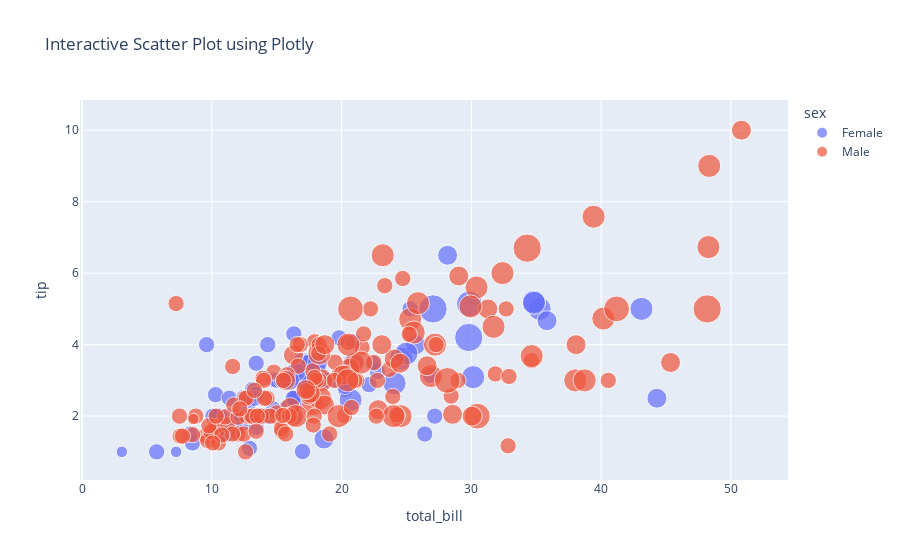

Write notebook code for a chart like this one.
### Code cell
import plotly.express as px

# Sample data
data = px.data.tips()

# Create an interactive scatter plot
fig = px.scatter(data, x="total_bill", y="tip", color="sex", size="size",
                 title="Interactive Scatter Plot using Plotly")
fig.show()

### Figure 1 — Plotly figure (JSON) as saved in the notebook; plotly's stock layout.template omitted (floating-point values rounded to 4 significant figures; data arrays with more than 128 entries replaced by an {"elided": "..."} marker saying what was removed)
{"data": [{"hovertemplate": "sex=Female<br>total_bill=%{x}<br>tip=%{y}<br>size=%{marker.size}<extra></extra>", "legendgroup": "Female", "marker": {"color": "#636efa", "size": [2, 4, 4, 2, 3, 3, 2, 2, 2, 2, 4, 3, 2, 4, 2, 2, 1, 3, 2, 2, 2, 1, 4, 2, 2, 2, 2, 2, 3, 2, 2, 2, 1, 3, 2, 2, 2, 4, 2, 2, 6, 2, 2, 2, 2, 2, 2, 2, 2, 2, 2, 2, 6, 2, 2, 3, 2, 5, 4, 2, 3, 2, 2, 2, 2, 3, 3, 2, 4, 2, 2, 2, 2, 3, 2, 2, 3, 2, 4, 2, 3, 2, 2, 2, 3, 2, 2], "sizemode": "area", "sizeref": 0.015, "symbol": "circle"}, "mode": "markers", "name": "Female", "orientation": "v", "showlegend": true, "type": "scatter", "x": [16.99, 24.59, 35.26, 14.83, 10.33, 16.97, 20.29, 15.77, 19.65, 15.06, 20.69, 16.93, 10.29, 34.81, 26.41, 16.45, 3.07, 17.07, 26.86, 25.28, 14.73, 10.07, 34.83, 5.75, 16.32, 22.75, 11.35, 15.38, 44.3, 22.42, 20.92, 14.31, 7.25, 25.71, 17.31, 10.65, 12.43, 24.08, 13.42, 12.48, 29.8, 14.52, 11.38, 20.27, 11.17, 12.26, 18.26, 8.51, 10.33, 14.15, 13.16, 17.47, 27.05, 16.43, 8.35, 18.64, 11.87, 29.85, 25, 13.39, 16.21, 17.51, 10.59, 10.63, 9.6, 20.9, 18.15, 19.81, 43.11, 13, 12.74, 13, 16.4, 16.47, 12.76, 13.27, 28.17, 12.9, 30.14, 13.42, 15.98, 16.27, 10.09, 22.12, 35.83, 27.18, 18.78], "xaxis": "x", "y": [1.01, 3.61, 5, 3.02, 1.67, 3.5, 2.75, 2.23, 3, 3, 2.45, 3.07, 2.6, 5.2, 1.5, 2.47, 1, 3, 3.14, 5, 2.2, 1.83, 5.17, 1, 4.3, 3.25, 2.5, 3, 2.5, 3.48, 4.08, 4, 1, 4, 3.5, 1.5, 1.8, 2.92, 1.68, 2.52, 4.2, 2, 2, 2.83, 1.5, 2, 3.25, 1.25, 2, 2, 2.75, 3.5, 5, 2.3, 1.5, 1.36, 1.63, 5.14, 3.75, 2.61, 2, 3, 1.61, 2, 4, 3.5, 3.5, 4.19, 5, 2, 2.01, 2, 2.5, 3.23, 2.23, 2.5, 6.5, 1.1, 3.09, 3.48, 3, 2.5, 2, 2.88, 4.67, 2, 3], "yaxis": "y"}, {"hovertemplate": "sex=Male<br>total_bill=%{x}<br>tip=%{y}<br>size=%{marker.size}<extra></extra>", "legendgroup": "Male", "marker": {"color": "#EF553B", "size": {"elided": "157 int values"}, "sizemode": "area", "sizeref": 0.015, "symbol": "circle"}, "mode": "markers", "name": "Male", "orientation": "v", "showlegend": true, "type": "scatter", "x": {"elided": "157 float values"}, "xaxis": "x", "y": {"elided": "157 float values"}, "yaxis": "y"}], "layout": {"legend": {"itemsizing": "constant", "title": {"text": "sex"}, "tracegroupgap": 0}, "title": {"text": "Interactive Scatter Plot using Plotly"}, "xaxis": {"anchor": "y", "domain": [0, 1], "title": {"text": "total_bill"}}, "yaxis": {"anchor": "x", "domain": [0, 1], "title": {"text": "tip"}}}}
